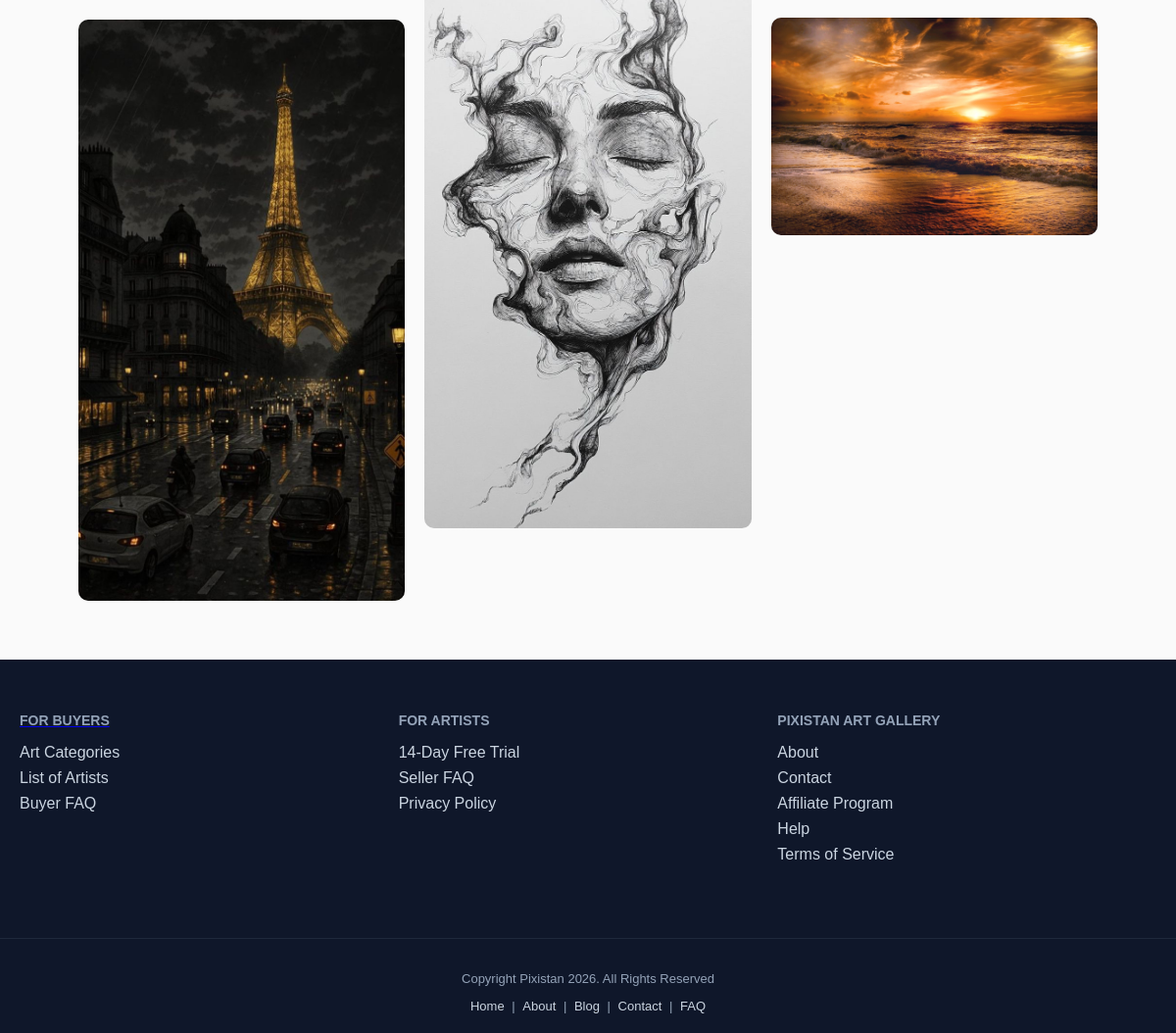
Before: / (lower part) with the older database file.
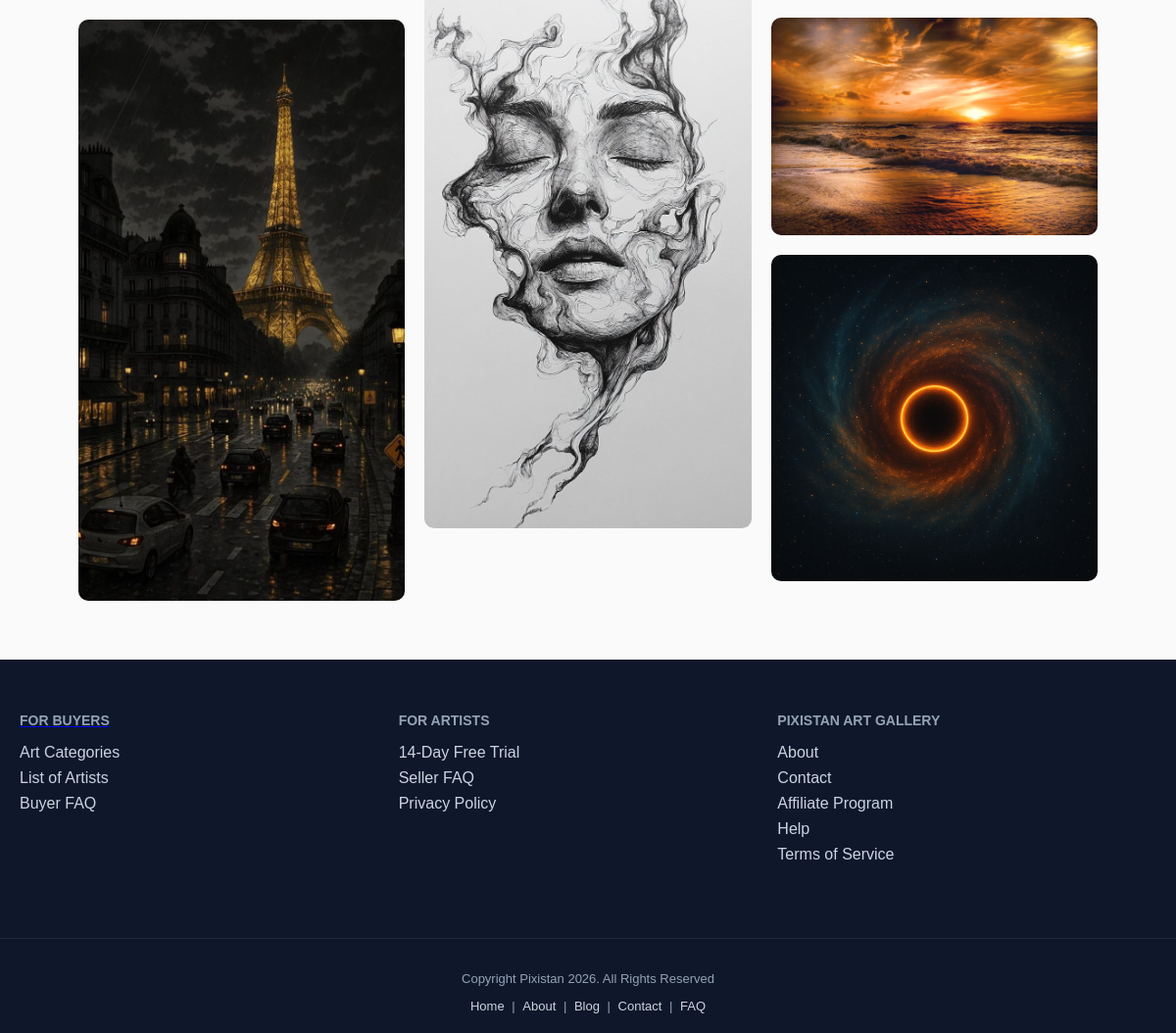
After: the same page with the newer database file.
### tables this page shows
CREATE TABLE artworks (
    id INTEGER PRIMARY KEY AUTOINCREMENT,
    title TEXT NOT NULL,
    artist TEXT NOT NULL,
    description TEXT,
    image TEXT NOT NULL,
    user_id INTEGER,
    FOREIGN KEY(user_id) REFERENCES users(id)
);

### app.py (the view)
@app.route("/")
def index():
    conn = get_db_connection()
    artworks = conn.execute("SELECT * FROM artworks").fetchall()
    conn.close()
    return render_template("index.html", artworks=artworks)

### app.py (called while the page is built, shortened)
def get_db_connection():
    conn = sqlite3.connect("gallery.db", timeout=5)
    conn.row_factory = sqlite3.Row
    return conn

@app.context_processor
def inject_user():
    return dict(user=None)

### templates/index.html (shortened to what this page needs)
{% extends "layout.html" %} {% block content %}
<div class="backdrop">
  <section class="gallery">
    <div class="masonry-grid">
      {% for art in artworks %}
      <div class="masonry-item">
  <div class="image-container">
    <a href="{{ url_for('artwork', art_id=art['id']) }}">
      <img src="/static/uploads/{{ art.image }}" alt="{{ art.title }}" />
  </div>
</div>
      {% endfor %}
    </div>
  </section>
</div>
{% endblock%}

### templates/layout.html (shortened to what this page needs)
<!doctype html>
<html lang="en">
  <head>
    <link
      rel="stylesheet"
      href="https://cdnjs.cloudflare.com/ajax/libs/font-awesome/6.5.1/css/all.min.css"
    />
    <link
      href="{{ url_for('static', filename='css/style.css') }}"
      rel="stylesheet"
    />
  </head>
  <body>
    <main>{% block content %}{% endblock %}</main>
    <footer>{% include "footer.html" %}</footer>
  </body>
</html>

### templates/footer.html
<footer>
  <div class="footer-top">
    <div class="footer-column">
      <h3>FOR BUYERS</h3>
      <ul>
        <li><a href="#">Art Categories</a></li>
        <li><a href="#">List of Artists</a></li>
        <li><a href="#">Buyer FAQ</a></li>
      </ul>
    </div>
    <div class="footer-column">
      <h3>FOR ARTISTS</h3>
      <ul>
        <li><a href="#">14-Day Free Trial</a></li>
        <li><a href="#">Seller FAQ</a></li>
        <li><a href="#">Privacy Policy</a></li>
      </ul>
    </div>
    <div class="footer-column">
      <h3>PIXISTAN ART GALLERY</h3>
      <ul>
        <li><a href="#">About</a></li>
        <li><a href="#">Contact</a></li>
        <li><a href="#">Affiliate Program</a></li>
        <li><a href="#">Help</a></li>
        <li><a href="#">Terms of Service</a></li>
      </ul>
    </div>
  </div>
  <div class="footer-bottom">
    <p>Copyright Pixistan 2026. All Rights Reserved</p>
    <div class="footer-links">
      <a href="#">Home</a> |
      <a href="#">About</a> |
      <a href="#">Blog</a> |
      <a href="#">Contact</a> |
      <a href="#">FAQ</a>
    </div>
  </div>
</footer>

### static/css/style.css (style rules this page uses)
body { margin: 0; font-family: Arial, Helvetica, sans-serif; }
.image-container { position: relative; overflow: hidden; border-radius: 10px; }
.image-container img { width: 100%; display: block; transition: 0.3s; }
.gallery { padding: 60px 80px; background: #fafafa; }
.masonry-grid { column-count: 4; column-gap: 20px; }
.masonry-item { break-inside: avoid; margin-bottom: 20px; }
.masonry-item img { width: 100%; border-radius: 6px; display: block; transition: transform 0.3s; }
.image-container { position: relative; overflow: hidden; }
.image-container img { display: block; width: 100%; height: auto; transition: transform 0.3s ease; }
@media (max-width: 1200px) { .masonry-grid { column-count: 3; } }
footer { background-color: #0f172a; color: #cbd5e1; font-family: Arial, sans-serif; }
.footer-top { display: flex; flex-wrap: wrap; max-width: 1200px; margin: auto; padding: 40px 20px; justify-content: space-between; }
.footer-column { flex: 1; min-width: 200px; margin-bottom: 20px; }
.footer-column h3 { font-size: 14px; color: #94a3b8; margin-bottom: 12px; text-transform: uppercase; }
.footer-column ul { list-style: none; padding: 0; }
.footer-column ul li { margin-bottom: 8px; }
.footer-column ul li a { color: #cbd5e1; text-decoration: none; }
.footer-bottom { border-top: 1px solid #1e293b; padding: 20px; text-align: center; font-size: 13px; color: #94a3b8; }
.footer-bottom .footer-links { margin-top: 8px; }
.footer-bottom .footer-links a { color: #cbd5e1; text-decoration: none; margin: 0 4px; }

Changed rows visible on the page:
added artworks: image (picture)
